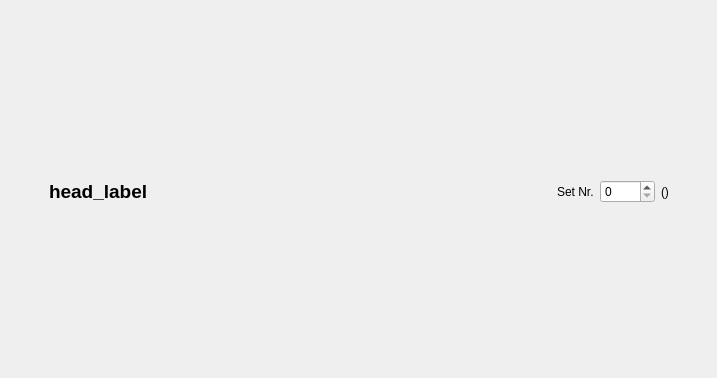
<?xml version="1.0" encoding="UTF-8"?>
<ui version="4.0">
 <class>Sys_Abstract_Base_Wid</class>
 <widget class="QWidget" name="Sys_Abstract_Base_Wid">
  <property name="geometry">
   <rect>
    <x>0</x>
    <y>0</y>
    <width>717</width>
    <height>378</height>
   </rect>
  </property>
  <property name="contextMenuPolicy">
   <enum>Qt::CustomContextMenu</enum>
  </property>
  <property name="windowTitle">
   <string>Form</string>
  </property>
  <layout class="QVBoxLayout" name="mainLayout">
   <property name="spacing">
    <number>2</number>
   </property>
   <property name="margin">
    <number>2</number>
   </property>
   <item>
    <widget class="QWidget" name="headWidget" native="true">
     <property name="minimumSize">
      <size>
       <width>675</width>
       <height>50</height>
      </size>
     </property>
     <property name="maximumSize">
      <size>
       <width>16777215</width>
       <height>50</height>
      </size>
     </property>
     <layout class="QHBoxLayout" name="headLayout">
      <property name="bottomMargin">
       <number>4</number>
      </property>
      <item>
       <widget class="QLabel" name="head_pixmap">
        <property name="minimumSize">
         <size>
          <width>32</width>
          <height>32</height>
         </size>
        </property>
        <property name="maximumSize">
         <size>
          <width>32</width>
          <height>32</height>
         </size>
        </property>
        <property name="text">
         <string/>
        </property>
       </widget>
      </item>
      <item>
       <widget class="QLabel" name="head_label">
        <property name="font">
         <font>
          <family>Arial</family>
          <pointsize>14</pointsize>
          <weight>75</weight>
          <bold>true</bold>
         </font>
        </property>
        <property name="text">
         <string>head_label</string>
        </property>
       </widget>
      </item>
      <item>
       <spacer name="horizontalSpacer">
        <property name="orientation">
         <enum>Qt::Horizontal</enum>
        </property>
        <property name="sizeHint" stdset="0">
         <size>
          <width>40</width>
          <height>20</height>
         </size>
        </property>
       </spacer>
      </item>
      <item>
       <layout class="QHBoxLayout" name="horizontalLayout">
        <item>
         <widget class="QLabel" name="spinBox_label">
          <property name="text">
           <string>Set Nr.</string>
          </property>
         </widget>
        </item>
        <item>
         <widget class="QSpinBox" name="set_spinBox">
          <property name="minimumSize">
           <size>
            <width>55</width>
            <height>0</height>
           </size>
          </property>
         </widget>
        </item>
        <item>
         <widget class="QLabel" name="behind_spinBox_label">
          <property name="minimumSize">
           <size>
            <width>40</width>
            <height>20</height>
           </size>
          </property>
          <property name="maximumSize">
           <size>
            <width>20</width>
            <height>16777215</height>
           </size>
          </property>
          <property name="text">
           <string>()</string>
          </property>
         </widget>
        </item>
       </layout>
      </item>
      <item>
       <spacer name="horizontalSpacer_2">
        <property name="orientation">
         <enum>Qt::Horizontal</enum>
        </property>
        <property name="sizeType">
         <enum>QSizePolicy::Minimum</enum>
        </property>
        <property name="sizeHint" stdset="0">
         <size>
          <width>5</width>
          <height>20</height>
         </size>
        </property>
       </spacer>
      </item>
     </layout>
    </widget>
   </item>
  </layout>
 </widget>
 <resources/>
 <connections/>
</ui>
